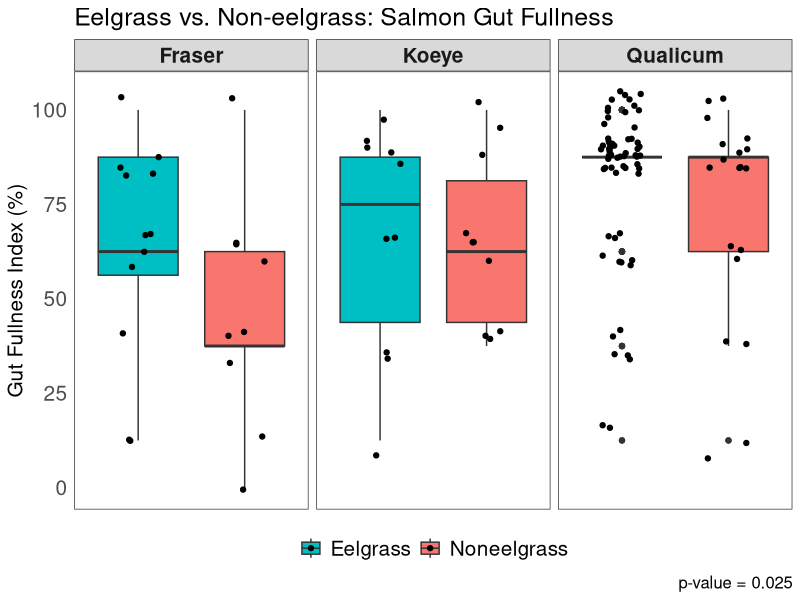
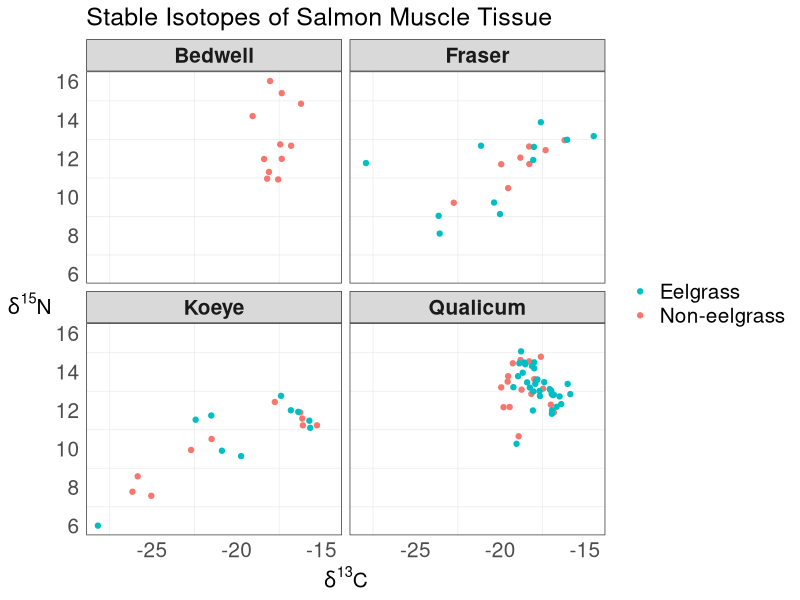

These figures' R source, in order: (Note: this script raises an error after producing the figures.)
#EEEEELGRAAAAASS PROOOOOJEEEEECT

##### First, Gut Fullness

setwd("~/Desktop")
#so it knows where to find my gosh darn files! :)

eelgrass <- read.csv(file="eel.csv", stringsAsFactors=FALSE, strip.white=TRUE, na.strings=c("NA",""))
#upload a simple version of raw data file

library(tidyverse)
#load library for ggplot and whatnot

eel <- mutate(eelgrass, Eelsite = paste(Site, Eelgrass, sep = " "))
#make a variable with both site and habitat, separated by a space

#first we'll work with the gut fullness aspect ~

eel$GFI[which(eel$GFI == "0-25")] <- "0-25%"
#fixing a typo, oopsie!

eel$GFI[which(eel$GFI == "0%")] <- "0"
eel$GFI[which(eel$GFI == "0-25%")] <- "12.5"
eel$GFI[which(eel$GFI == "25-50%")] <- "37.5"
eel$GFI[which(eel$GFI == "50-75%")] <- "62.5"
eel$GFI[which(eel$GFI == "75-100%")] <- "87.5"
eel$GFI[which(eel$GFI == "100%")] <- "100"
#changing ranges to something measurable

eel$GFI <- as.numeric(eel$GFI)
#changing from character to numeric

eel$Eelgrass <- as.factor(eel$Eelgrass)
#changing to factor to reflect the two different "levels"

eel$Eelgrass <- factor(eel$Eelgrass, levels(eel$Eelgrass)[c(2, 1)])
#rearranging levels for the sake of the ggplot visuals

gut <- eel %>%
  group_by(ID) %>%
  summarize(GFI=first(GFI), Eelgrass=first(Eelgrass),
            Site=first(Site), Eelsite=first(Eelsite)) %>%
  filter(Site != "Bedwell")
#need to organize data by each fish not by each prey item per fish
#also want to leave out Bedwell since it is useless for comparing

#Gut Fullness Graph!
ggplot(gut, aes(x=Eelgrass, y=GFI, fill=Eelgrass))+ 
  geom_boxplot()+
  facet_wrap(~Site)+
  labs(y="Gut Fullness Index (%)", x=NULL, caption="p-value = 0.025",
       title="Eelgrass vs. Non-eelgrass: Salmon Gut Fullness")+
  theme_bw()+
  theme(axis.text.x=element_blank(), axis.ticks=element_blank(),
        legend.position = "bottom", legend.title = element_blank(),
        panel.grid = element_blank(),
        axis.text = element_text(size=15),
        axis.title = element_text(size=15),
        legend.text = element_text(size=15),
        title = element_text(size=15),
        strip.text = element_text(size=15, face="bold"))+
  scale_x_discrete(limits=c("Eelgrass", "Noneelgrass")) +
  scale_fill_discrete(breaks=c("Eelgrass", "Noneelgrass"))+
  geom_jitter(width=0.2)

#working on a t-test for GFI values (not including bedwell)
#y1 <- filter(gut, Eelgrass == "Eelgrass")
#ya <- as.vector(y1[["GFI"]])
#create first vector for eelgrass
#y2 <- filter(gut, Eelgrass == "Noneelgrass")
#yb <- as.vector(y2[["GFI"]])
#create second vector for noneelgrass
#yc <- length(ya)-length(yb)
#yd <- rep_len(NA, yc)
#have to have same sample sizes, difference calculated using length
#ye <- c(yb, yd)
#our completed noneelgrass vector with the right sample size
#t.test(ya, ye)
#results give p-value=0.02529, are able to reject null hypothesis!
#hash-tagged out because I don't need to keep running this code.

##### ISOTOPES!

isotope <- read.csv(file="iso.csv", stringsAsFactors=FALSE, strip.white=TRUE, na.strings=c("NA",""))
#loading/reading isotope data in

iso <- mutate(isotope, Eelsite = paste(Site, Eelgrass, sep = " "))
#add variable w/eelgrass site just other dataframe (necessary tho?)

iso$Eelgrass <- as.factor(iso$Eelgrass)
#changing to factor to reflect the two different "levels"

iso$Eelgrass <- factor(iso$Eelgrass, levels(iso$Eelgrass)[c(2, 1)])
#rearranging levels for the sake of the ggplot visuals

#Isotope Graph!
ggplot(iso, aes(carb, nitro))+
  geom_point(aes(color=Eelgrass)) + facet_wrap(~ Site) +
  labs(x=expression(paste(delta^"13","C")),
       y=expression(paste(delta^"15","N")),
       title= "Stable Isotopes of Salmon Muscle Tissue")+
  theme_bw()+
  theme(axis.ticks=element_blank(), legend.title=element_blank(),
        panel.grid.major = element_blank(),
        axis.title = element_text(size=15),
        axis.text = element_text(size=15),
        axis.title.y = element_text(angle = 0, vjust = 0.5),
        legend.text = element_text(size=15),
        title = element_text(size=15),
        strip.text = element_text(size=15, face="bold"))+
  guides(color = guide_legend(reverse = TRUE))
#Still need to change panel titles for this graph too! *****

##### DIET DATA WOOOOO!

eel$Group <- as.factor(eel$Group)
#changing to factor to reflect the different "levels" of prey items

#replace groups since there's too many
eel$Group[which(eel$Group=="Arachnid")] <- "Insect"
eel$Group[which(eel$Group=="Crustacean")] <- "Arthropod"
eel$Group[which(eel$Group=="Caprellid")] <- "Amphipod"
eel$Group[which(eel$Group=="Corophiid")] <- "Amphipod"
eel$Group[which(eel$Group=="Hyperiid")] <- "Amphipod"
eel$Group[which(eel$Group=="Gammarid")] <- "Amphipod"
eel$Group[which(eel$Group=="Calanoid")] <- "Copepod"
eel$Group[which(eel$Group=="Harpacticoid")] <- "Copepod"
eel$Group[which(eel$Group=="Cyclopoid/Poecilostomatoid")] <- "Copepod"
eel$Group[which(eel$Group=="Malacostracan")] <- "Arthropod"
eel$Group <- as.character(eel$Group) #change to create new "level"
eel$Group[which(eel$Group=="Digested food")] <- "Digested/Other"
eel$Group[which(eel$Group=="Detritus")] <- "Digested/Other"
eel$Group[which(eel$Group=="Diatom")] <- "Digested/Other"
eel$Group[which(eel$Group=="Parasite")] <- "Digested/Other"
eel$Group[which(eel$Group=="Octopus")] <- "Digested/Other"
eel$Group[which(eel$Group=="Cyphonaut")] <- "Digested/Other"
eel$Group[which(eel$Group=="Bivalve")] <- "Digested/Other"
eel$Group[which(eel$Group=="Chaetognath")] <- "Digested/Other"
eel$Group[which(eel$Group=="Polychaete")] <- "Digested/Other"
eel$Group[which(eel$Group=="Pteropod")] <- "Digested/Other"
eel$Group[which(eel$Group=="Jellyfish")] <- "Digested/Other"
eel$Group[which(eel$Group=="Cumacean")] <- "Arthropod"
eel$Group[which(eel$Group=="Euphausiid")] <- "Arthropod"
eel$Group[which(eel$Group=="Isopod")] <- "Arthropod"
eel$Group[which(eel$Group=="Larvacean")] <- "Digested/Other"
eel$Group[which(eel$Group=="Mysid")] <- "Arthropod"
eel$Group[which(eel$Group=="Cladoceran")] <- "Arthropod"
eel$Group[which(eel$Group=="Ostracod")] <- "Arthropod"
#switching the class back and forth gets rid of empty levels
eel$Group <- as.factor(eel$Group)
eel$Group <- as.character(eel$Group)
eel$Group <- as.factor(eel$Group)
levels(eel$Group)
#there, it's more simple to work with now!

#group together prey so there's no repeated rows for multiple prey
filt <- filter(eel, Group=="Amphipod")
amph <- filt %>%
  group_by(filt$ID) %>%
  summarize(ID=first(ID), abd=sum(Abundance), bio=sum(Biomass), Group=first(Group),
            Eelsite=first(Eelsite), Eelgrass=first(Eelgrass), Site=first(Site)) %>%
  select(ID, abd, bio, Group, Eelsite, Eelgrass, Site)
#HOLY GUACAMOLE I THINK I GOT IT TO FINALLY WOOOOORK! FOR REAL THO!

filt <- filter(eel, Group=="Arthropod")
arth <- filt %>%
  group_by(filt$ID) %>%
  summarize(ID=first(ID), abd=sum(Abundance), bio=sum(Biomass), Group=first(Group),
            Eelsite=first(Eelsite), Eelgrass=first(Eelgrass), Site=first(Site)) %>%
  select(ID, abd, bio, Group, Eelsite, Eelgrass, Site)
#first amphipod then arthropod then repeat manually for each prey

filt <- filter(eel, Group=="Barnacle")
barn <- filt %>%
  group_by(filt$ID) %>%
  summarize(ID=first(ID), abd=sum(Abundance), bio=sum(Biomass), Group=first(Group),
            Eelsite=first(Eelsite), Eelgrass=first(Eelgrass), Site=first(Site)) %>%
  select(ID, abd, bio, Group, Eelsite, Eelgrass, Site)

filt <- filter(eel, Group=="Copepod")
cope <- filt %>%
  group_by(filt$ID) %>%
  summarize(ID=first(ID), abd=sum(Abundance), bio=sum(Biomass), Group=first(Group),
            Eelsite=first(Eelsite), Eelgrass=first(Eelgrass), Site=first(Site)) %>%
  select(ID, abd, bio, Group, Eelsite, Eelgrass, Site)

filt <- filter(eel, Group=="Decapod")
deca <- filt %>%
  group_by(filt$ID) %>%
  summarize(ID=first(ID), abd=sum(Abundance), bio=sum(Biomass), Group=first(Group),
            Eelsite=first(Eelsite), Eelgrass=first(Eelgrass), Site=first(Site)) %>%
  select(ID, abd, bio, Group, Eelsite, Eelgrass, Site) %>%
  print(head(deca))

filt <- filter(eel, Group=="Digested/Other")
digf <- filt %>%
  group_by(filt$ID) %>%
  summarize(ID=first(ID), abd=sum(Abundance), bio=sum(Biomass), Group=first(Group),
            Eelsite=first(Eelsite), Eelgrass=first(Eelgrass), Site=first(Site)) %>%
  select(ID, abd, bio, Group, Eelsite, Eelgrass, Site)

filt <- filter(eel, Group=="Fish")
fish <- filt %>%
  group_by(filt$ID) %>%
  summarize(ID=first(ID), abd=sum(Abundance), bio=sum(Biomass), Group=first(Group),
            Eelsite=first(Eelsite), Eelgrass=first(Eelgrass), Site=first(Site)) %>%
  select(ID, abd, bio, Group, Eelsite, Eelgrass, Site)

filt <- filter(eel, Group=="Insect")
inse <- filt %>%
  group_by(filt$ID) %>%
  summarize(ID=first(ID), abd=sum(Abundance), bio=sum(Biomass), Group=first(Group),
            Eelsite=first(Eelsite), Eelgrass=first(Eelgrass), Site=first(Site)) %>%
  select(ID, abd, bio, Group, Eelsite, Eelgrass, Site)

neweel <- rbind(amph, arth, barn, cope, deca, digf, fish, inse)
#my fabulous new dataframe with prey abd and biom grouped together!

str(neweel)
#just double checking that the data is as it should be

#Now... Have to take the ave. abundances for each region/habitat!
filt <- filter(neweel, Group=="Amphipod")
Amph <- filt %>%
  group_by(filt$Eelsite) %>%
  summarize(Eelsite=first(Eelsite), Abd=mean(abd), Bio=mean(bio),
            Group=first(Group),Eelgrass=first(Eelgrass), Site=first(Site)) %>%
  select(Eelsite, Abd, Bio, Group, Eelgrass, Site)
#copying the layout of the last transformation but for diff purpose

filt <- filter(neweel, Group=="Arthropod")
Arth <- filt %>%
  group_by(filt$Eelsite) %>%
  summarize(Eelsite=first(Eelsite), Abd=mean(abd), Bio=mean(bio),
            Group=first(Group),Eelgrass=first(Eelgrass), Site=first(Site)) %>%
  select(Eelsite, Abd, Bio, Group, Eelgrass, Site)
#first amphipod then arthropod then repeat manually for each prey

filt <- filter(neweel, Group=="Barnacle")
Barn <- filt %>%
  group_by(filt$Eelsite) %>%
  summarize(Eelsite=first(Eelsite), Abd=mean(abd), Bio=mean(bio),
            Group=first(Group),Eelgrass=first(Eelgrass), Site=first(Site)) %>%
  select(Eelsite, Abd, Bio, Group, Eelgrass, Site)

filt <- filter(neweel, Group=="Copepod")
Cope <- filt %>%
  group_by(filt$Eelsite) %>%
  summarize(Eelsite=first(Eelsite), Abd=mean(abd), Bio=mean(bio),
            Group=first(Group),Eelgrass=first(Eelgrass), Site=first(Site)) %>%
  select(Eelsite, Abd, Bio, Group, Eelgrass, Site)

filt <- filter(neweel, Group=="Decapod")
Deca <- filt %>%
  group_by(filt$Eelsite) %>%
  summarize(Eelsite=first(Eelsite), Abd=mean(abd), Bio=mean(bio),
            Group=first(Group),Eelgrass=first(Eelgrass), Site=first(Site)) %>%
  select(Eelsite, Abd, Bio, Group, Eelgrass, Site)

filt <- filter(neweel, Group=="Digested/Other")
Digf <- filt %>%
  group_by(filt$Eelsite) %>%
  summarize(Eelsite=first(Eelsite), Abd=mean(abd), Bio=mean(bio),
            Group=first(Group),Eelgrass=first(Eelgrass), Site=first(Site)) %>%
  select(Eelsite, Abd, Bio, Group, Eelgrass, Site)

filt <- filter(neweel, Group=="Fish")
Fish <- filt %>%
  group_by(filt$Eelsite) %>%
  summarize(Eelsite=first(Eelsite), Abd=mean(abd), Bio=mean(bio),
            Group=first(Group),Eelgrass=first(Eelgrass), Site=first(Site)) %>%
  select(Eelsite, Abd, Bio, Group, Eelgrass, Site)

filt <- filter(neweel, Group=="Insect")
Inse <- filt %>%
  group_by(filt$Eelsite) %>%
  summarize(Eelsite=first(Eelsite), Abd=mean(abd), Bio=mean(bio),
            Group=first(Group),Eelgrass=first(Eelgrass), Site=first(Site)) %>%
  select(Eelsite, Abd, Bio, Group, Eelgrass, Site)

eelgr <- rbind(Amph, Arth, Barn, Cope, Deca, Digf, Fish, Inse)
#my fabulous new dataframe with prey Abd and Biom averaged together

str(eelgr)
#making sure it all looks okay and it does! So now, graphing!

eelgr$Eelgrass <- factor(eelgr$Eelgrass, levels(eelgr$Eelgrass)[c(2, 1)])
#putting eelgrass before noneelgrass for this particular plot

eelgr$Eelsite <- as.factor(eelgr$Eelsite)
#rearranging levels for site and eelgrass

eelgr$Eelsite <- factor(eelgr$Eelsite, levels(eelgr$Eelsite)[c(5, 4, 3, 2, 1, 7, 6)])
#re-ordering levels to make it look nice for graphs!

#Raw Abundance Graph
eelgr %>%
  ggplot(aes(Eelsite, Abd))+
  geom_bar(aes(fill=Group), stat="identity")+
  theme_minimal()+
  theme(axis.ticks=element_blank(),
        panel.grid.major = element_blank(),
        title = element_text(size=15),
        axis.text = element_text(size=15),
        legend.text = element_text(size=12))+
  coord_flip() +
  labs(title="Average Prey Abundance", x=NULL,
       y="Ave. Abundance (# of organisms)")+
  guides(fill=guide_legend(title="Prey Group"))
#looks amaze now

#Relative Abundance Graph (100% y scale)
ggplot(eelgr, aes(Eelsite, Abd)) +
  geom_bar(aes(fill=Group), position="fill", stat="identity")+
  theme_minimal()+
  theme(axis.ticks=element_blank(),
        panel.grid = element_blank(),
        title = element_text(size=15),
        axis.text = element_text(size=15),
        legend.text = element_text(size=12))+
  coord_flip() +
  labs(title="Relative Prey Abundance", x=NULL,
       y="Relative Abundance (%)")+
  guides(fill=guide_legend(title="Prey Group"))+
  scale_y_continuous(labels=scales::unit_format("", 100))

#Raw Biomass Graph
eelgr %>%
  ggplot(aes(Eelsite, Bio))+
  geom_bar(aes(fill=Group), stat="identity")+
  theme_minimal()+
  theme(axis.text.x = element_text(),
        axis.ticks=element_blank(),
        panel.grid.major = element_blank(),
        title = element_text(size=15),
        axis.text = element_text(size=15),
        legend.text = element_text(size=12))+
  coord_flip() +
  labs(title="Average Prey Biomass", x=NULL,
       y="Ave. Biomass (Wet weight, mg)")+
  guides(fill=guide_legend(title="Prey Group"))

#Relative Biomass Graph
eelgr %>%
  ggplot(aes(Eelsite, Bio))+
  geom_bar(aes(fill=Group), position = "fill", stat = "identity")+
  theme_minimal()+
  theme(axis.ticks=element_blank(),
        panel.grid = element_blank(),
        title = element_text(size=15),
        axis.text = element_text(size=15),
        legend.text = element_text(size=12))+
  coord_flip() +
  labs(title="Relative Prey Biomass", x=NULL,
       y="Relative Biomass (%)")+
  guides(fill=guide_legend(title="Prey Group"))+
  scale_y_continuous(labels=scales::unit_format("", 100))
ggsave("RELB.jpeg")
setwd("~/Eelgrass Project")
#in order to commit to Github and track saves and changes and etc!

#next step is prey selectivity! then nmds analysis and stuff? idk!

setwd("~/Desktop")
#reset working directory to find new file

invert <- read.csv(file="invertebrates.csv", stringsAsFactors=FALSE, strip.white=TRUE, na.strings=c("NA",""))
#read in invertebrate file

invert $Group <- as.factor(invert$Group)
#change to factor

levels(invert$Group)
#check the groups

##### NDMS TIME #####

eelgrass <- mutate(eelgrass, Eelsite = paste(Site, Eelgrass, sep = " "))
#mutate this dataframe with eelsite as well

eelgrass$Group <- as.factor(eelgrass$Group)
#turn into factor

#change groups to match inverts
eelgrass$Group[which(eelgrass$Group=="Arachnid")] <- "Insect"
eelgrass$Group <- as.character(eelgrass$Group) #change to create new "level"
eelgrass$Group[which(eelgrass$Group=="Crustacean")] <- "Digested/Other"
eelgrass$Group[which(eelgrass$Group=="Corophiid")] <- "Digested/Other"
eelgrass$Group[which(eelgrass$Group=="Malacostracan")] <- "Digested/Other"
eelgrass$Group[which(eelgrass$Group=="Digested food")] <- "Digested/Other"
eelgrass$Group[which(eelgrass$Group=="Detritus")] <- "Digested/Other"
eelgrass$Group[which(eelgrass$Group=="Diatom")] <- "Digested/Other"
eelgrass$Group[which(eelgrass$Group=="Parasite")] <- "Digested/Other"
eelgrass$Group[which(eelgrass$Group=="Octopus")] <- "Digested/Other"
eelgrass$Group[which(eelgrass$Group=="Cyphonaut")] <- "Digested/Other"
eelgrass$Group[which(eelgrass$Group=="Chaetognath")] <- "Digested/Other"
eelgrass$Group[which(eelgrass$Group=="Isopod")] <- "Digested/Other"
eelgrass$Group[which(eelgrass$Group=="Arthropod")] <- "Digested/Other"
eelgrass$Group[which(eelgrass$Group=="Amphipod")] <- "Digested/Other"
eelgrass$Group[which(eelgrass$Group=="Copepod")] <- "Digested/Other"
#switching the class back and forth gets rid of empty levels
eelgrass$Group <- as.factor(eelgrass$Group)
eelgrass$Group <- as.character(eelgrass$Group)
eelgrass$Group <- as.factor(eelgrass$Group)
levels(eelgrass$Group)
#there, inverts and stom data have matching groups now

#group prey together so there's no repeating rows
filt <- filter(eelgrass, Group=="Barnacle")
barn <- filt %>%
  group_by(filt$ID) %>%
  summarize(ID=first(ID), abd=sum(Abundance), Group=first(Group),
            Eelsite=first(Eelsite), Eelgrass=first(Eelgrass), Site=first(Site)) %>%
  select(ID, abd, Group, Eelsite, Eelgrass, Site)
#manually repeating each step is the best way I know how to do it.
filt <- filter(eelgrass, Group=="Bivalve")
biv <- filt %>%
  group_by(filt$ID) %>%
  summarize(ID=first(ID), abd=sum(Abundance), Group=first(Group),
            Eelsite=first(Eelsite), Eelgrass=first(Eelgrass), Site=first(Site)) %>%
  select(ID, abd, Group, Eelsite, Eelgrass, Site)

filt <- filter(eelgrass, Group=="Calanoid")
cal <- filt %>%
  group_by(filt$ID) %>%
  summarize(ID=first(ID), abd=sum(Abundance), Group=first(Group),
            Eelsite=first(Eelsite), Eelgrass=first(Eelgrass), Site=first(Site)) %>%
  select(ID, abd, Group, Eelsite, Eelgrass, Site)

filt <- filter(eelgrass, Group=="Caprellid")
capr <- filt %>%
  group_by(filt$ID) %>%
  summarize(ID=first(ID), abd=sum(Abundance), Group=first(Group),
            Eelsite=first(Eelsite), Eelgrass=first(Eelgrass), Site=first(Site)) %>%
  select(ID, abd, Group, Eelsite, Eelgrass, Site)

filt <- filter(eelgrass, Group=="Cladoceran")
clad <- filt %>%
  group_by(filt$ID) %>%
  summarize(ID=first(ID), abd=sum(Abundance), Group=first(Group),
            Eelsite=first(Eelsite), Eelgrass=first(Eelgrass), Site=first(Site)) %>%
  select(ID, abd, Group, Eelsite, Eelgrass, Site)

filt <- filter(eelgrass, Group=="Cumacean")
cuma <- filt %>%
  group_by(filt$ID) %>%
  summarize(ID=first(ID), abd=sum(Abundance), Group=first(Group),
            Eelsite=first(Eelsite), Eelgrass=first(Eelgrass), Site=first(Site)) %>%
  select(ID, abd, Group, Eelsite, Eelgrass, Site)

filt <- filter(eelgrass, Group=="Cyclopoid/Poecilostomatoid")
cycl <- filt %>%
  group_by(filt$ID) %>%
  summarize(ID=first(ID), abd=sum(Abundance), Group=first(Group),
            Eelsite=first(Eelsite), Eelgrass=first(Eelgrass), Site=first(Site)) %>%
  select(ID, abd, Group, Eelsite, Eelgrass, Site)

filt <- filter(eelgrass, Group=="Decapod")
deca <- filt %>%
  group_by(filt$ID) %>%
  summarize(ID=first(ID), abd=sum(Abundance), Group=first(Group),
            Eelsite=first(Eelsite), Eelgrass=first(Eelgrass), Site=first(Site)) %>%
  select(ID, abd, Group, Eelsite, Eelgrass, Site)

filt <- filter(eelgrass, Group=="Digested/Other")
digf <- filt %>%
  group_by(filt$ID) %>%
  summarize(ID=first(ID), abd=sum(Abundance), Group=first(Group),
            Eelsite=first(Eelsite), Eelgrass=first(Eelgrass), Site=first(Site)) %>%
  select(ID, abd, Group, Eelsite, Eelgrass, Site)

filt <- filter(eelgrass, Group=="Euphausiid")
euph <- filt %>%
  group_by(filt$ID) %>%
  summarize(ID=first(ID), abd=sum(Abundance), Group=first(Group),
            Eelsite=first(Eelsite), Eelgrass=first(Eelgrass), Site=first(Site)) %>%
  select(ID, abd, Group, Eelsite, Eelgrass, Site)

filt <- filter(eelgrass, Group=="Fish")
fish <- filt %>%
  group_by(filt$ID) %>%
  summarize(ID=first(ID), abd=sum(Abundance), Group=first(Group),
            Eelsite=first(Eelsite), Eelgrass=first(Eelgrass), Site=first(Site)) %>%
  select(ID, abd, Group, Eelsite, Eelgrass, Site)

filt <- filter(eelgrass, Group=="Gammarid")
gam <- filt %>%
  group_by(filt$ID) %>%
  summarize(ID=first(ID), abd=sum(Abundance), Group=first(Group),
            Eelsite=first(Eelsite), Eelgrass=first(Eelgrass), Site=first(Site)) %>%
  select(ID, abd, Group, Eelsite, Eelgrass, Site)

filt <- filter(eelgrass, Group=="Harpacticoid")
harp <- filt %>%
  group_by(filt$ID) %>%
  summarize(ID=first(ID), abd=sum(Abundance), Group=first(Group),
            Eelsite=first(Eelsite), Eelgrass=first(Eelgrass), Site=first(Site)) %>%
  select(ID, abd, Group, Eelsite, Eelgrass, Site)

filt <- filter(eelgrass, Group=="Hyperiid")
hyp <- filt %>%
  group_by(filt$ID) %>%
  summarize(ID=first(ID), abd=sum(Abundance), Group=first(Group),
            Eelsite=first(Eelsite), Eelgrass=first(Eelgrass), Site=first(Site)) %>%
  select(ID, abd, Group, Eelsite, Eelgrass, Site)

filt <- filter(eelgrass, Group=="Insect")
ins <- filt %>%
  group_by(filt$ID) %>%
  summarize(ID=first(ID), abd=sum(Abundance), Group=first(Group),
            Eelsite=first(Eelsite), Eelgrass=first(Eelgrass), Site=first(Site)) %>%
  select(ID, abd, Group, Eelsite, Eelgrass, Site)

filt <- filter(eelgrass, Group=="Jellyfish")
jell <- filt %>%
  group_by(filt$ID) %>%
  summarize(ID=first(ID), abd=sum(Abundance), Group=first(Group),
            Eelsite=first(Eelsite), Eelgrass=first(Eelgrass), Site=first(Site)) %>%
  select(ID, abd, Group, Eelsite, Eelgrass, Site)

filt <- filter(eelgrass, Group=="Larvacean")
larv <- filt %>%
  group_by(filt$ID) %>%
  summarize(ID=first(ID), abd=sum(Abundance), Group=first(Group),
            Eelsite=first(Eelsite), Eelgrass=first(Eelgrass), Site=first(Site)) %>%
  select(ID, abd, Group, Eelsite, Eelgrass, Site)

filt <- filter(eelgrass, Group=="Mysid")
mys <- filt %>%
  group_by(filt$ID) %>%
  summarize(ID=first(ID), abd=sum(Abundance), Group=first(Group),
            Eelsite=first(Eelsite), Eelgrass=first(Eelgrass), Site=first(Site)) %>%
  select(ID, abd, Group, Eelsite, Eelgrass, Site)

filt <- filter(eelgrass, Group=="Ostracod")
ostr <- filt %>%
  group_by(filt$ID) %>%
  summarize(ID=first(ID), abd=sum(Abundance), Group=first(Group),
            Eelsite=first(Eelsite), Eelgrass=first(Eelgrass), Site=first(Site)) %>%
  select(ID, abd, Group, Eelsite, Eelgrass, Site)

filt <- filter(eelgrass, Group=="Polychaete")
poly <- filt %>%
  group_by(filt$ID) %>%
  summarize(ID=first(ID), abd=sum(Abundance), Group=first(Group),
            Eelsite=first(Eelsite), Eelgrass=first(Eelgrass), Site=first(Site)) %>%
  select(ID, abd, Group, Eelsite, Eelgrass, Site)

filt <- filter(eelgrass, Group=="Pteropod")
pter <- filt %>%
  group_by(filt$ID) %>%
  summarize(ID=first(ID), abd=sum(Abundance), Group=first(Group),
            Eelsite=first(Eelsite), Eelgrass=first(Eelgrass), Site=first(Site)) %>%
  select(ID, abd, Group, Eelsite, Eelgrass, Site)

eelgrass2 <- rbind(barn, biv, cal, capr, clad, cuma, cycl, deca,
                   digf, euph, fish, gam, harp, hyp, ins, jell,
                   larv, mys, ostr, poly, pter) #new dataframe!

head(eelgrass2)
#check that it all worked out okay

eelwide <- eelgrass2 %>%
  spread(Group, abd, fill=0, sep = NULL)
#spread into wide format (*need to double check groups=appropriate!)

head(eelwide)
#double check that it worked, it finally did!

library(vegan)
#load ecology transformation library

eelnum <- eelwide %>%
  select(Barnacle:Pteropod)
#just the matrix of abundance numbers, ID and eel/site are in eelwide.

head(eelnum)
#check that it is as it should be

eelinfo <- eelwide %>%
  select(ID, Eelsite, Eelgrass, Site)
#just the meta data on fish and site, no abundance info whatsoever here

head(eelinfo)
#make sure it worked

eelpa.mat <- decostand(eelnum, method = "pa")
#turn abundance data into presence absence data (in a matrix-like df)

head(eelpa.mat)
#make sure it worked

eelpa <- cbind(eelpa.mat, eelinfo)
#combine presence-absence matrix with info columns to get p-a dataset

head(eelpa)
#make sure it worked

logeel <- decostand(eelnum, method = "log")
#does log+1 for non-zeros and leaves zeros as zeros

head(logeel)
#make sure it worked

eelid <- eelinfo %>%
  select(ID)
#just a column denoting ID values

head(eelid)
#make sure it worked

#eelsp <- cbind(eelid, eelnum)
#not what I wanted to do

sp <- metaMDS(logeel, trymax = 100, autotransform = FALSE)
#need to figure out if I'm even doing this right, who knows

stressplot(sp)
#a plot of something??

nmds <- data.frame(NMDS1=sp$points[,1], NMDS2=sp$points[,2], group=eelinfo$Eelsite)
eelmean <- aggregate(. ~  group, nmds, mean)
#no errors, is it right tho? who knows
#ord <- ordiellipse(sp, eelinfo$Eelsite, display="sites",kind="se",conf=0.95,label=T)
#error, no idea how to fix and don't know how to go from here.

#note these dataframes have 133 fish (not incl. totally empty one)